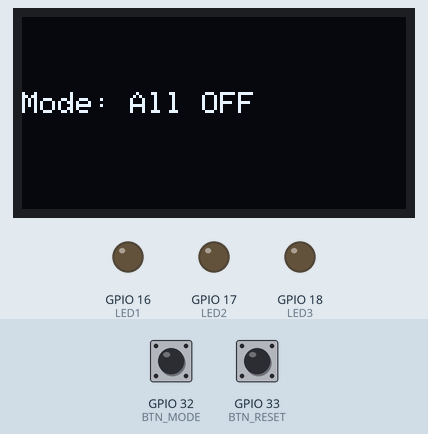
This program was run on a simulated ESP32. On the bench: 128×64 one-colour display, output pins drawn as LEDs (lit = HIGH). The inputs (shaded band) are chosen by the test bench; at power-on: GPIO 32 (BTN_MODE) HIGH, GPIO 33 (BTN_RESET) HIGH.

Above: at 1.2 s.
1.3 s: GPIO 32 (BTN_MODE) pulled LOW for 0.15 s
At 1.6 s:
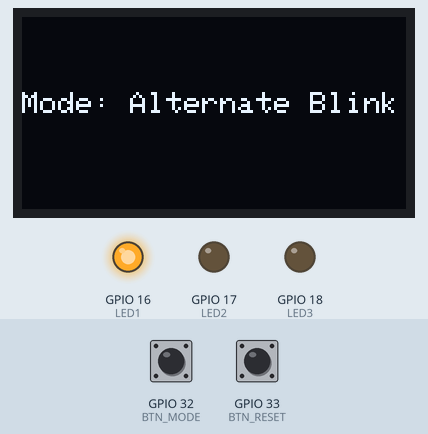
2.0 s: GPIO 33 (BTN_RESET) pulled LOW for 0.15 s
At 2.9 s:
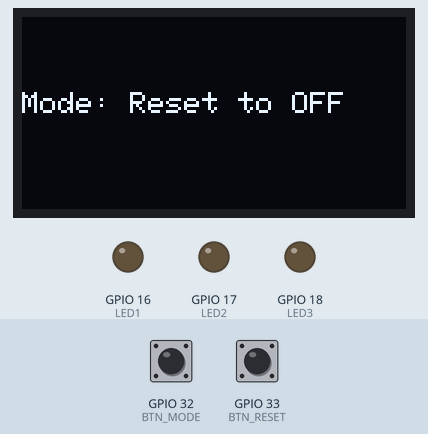
3.6 s: GPIO 32 (BTN_MODE) pulled LOW for 1 s
At 4.07 s:
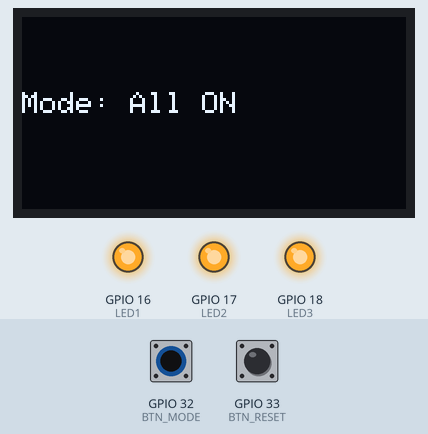
6.1 s: GPIO 32 (BTN_MODE) pulled LOW for 0.15 s
At 6.6 s:
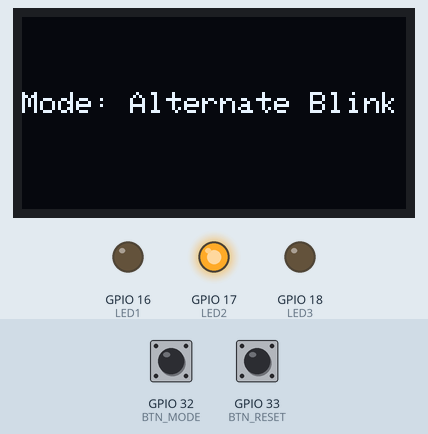
6.8 s: GPIO 32 (BTN_MODE) pulled LOW for 3.2 s
At 7.27 s:
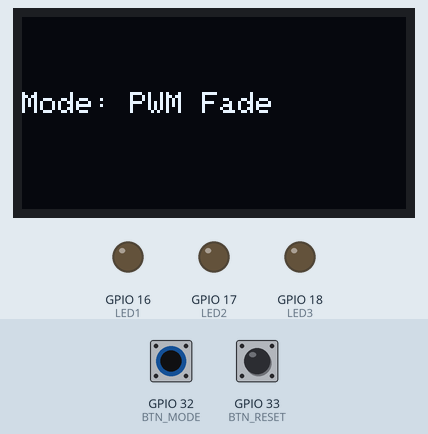
11.5 s: GPIO 32 (BTN_MODE) pulled LOW for 3.2 s
At 15.7 s:
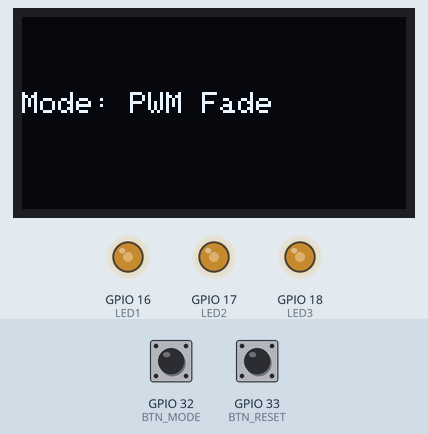
Timing chart, 0 to 16.3 s (numbered marks = the images above; inputs shaded):
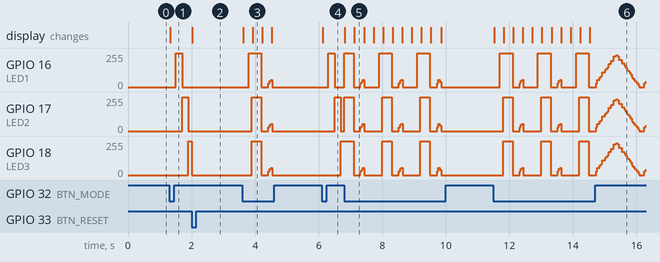

The program:

main.cpp
```cpp
//Assignment 1 Part A
// 4 Mode and OLED
//Embeded IOT FALL -2025
// Husnain Nadeem                            //REG 23-NTU-CS-1038
#include <Wire.h>
#include <Adafruit_GFX.h>
#include <Adafruit_SSD1306.h>

#define LED1 16
#define LED2 17
#define LED3 18
#define BTN_MODE 32
#define BTN_RESET 33

#define SCREEN_WIDTH 128
#define SCREEN_HEIGHT 64
Adafruit_SSD1306 display(SCREEN_WIDTH, SCREEN_HEIGHT, &Wire, -1);

int mode = 0;
int brightness = 0;
int fadeAmount = 5;

// Timing variables for non-blocking delays
unsigned long previousBlinkMillis = 0;
unsigned long previousFadeMillis = 0;
unsigned long previousButtonMillis = 0;
unsigned long previousResetMillis = 0;

const long blinkInterval = 200;
const long fadeInterval = 15;
const long buttonInterval = 300;
const long resetDebounce = 200; // debounce for reset button

// Software PWM settings (works in Wokwi)
const unsigned long pwmPeriod = 10; // ms per PWM cycle (~100 Hz)
                                   // lower value -> smoother PWM but more CPU usage

// Blink state variables
int blinkState = 0;

void setup() {
  pinMode(LED1, OUTPUT);
  pinMode(LED2, OUTPUT);
  pinMode(LED3, OUTPUT);
  pinMode(BTN_MODE, INPUT_PULLUP);
  pinMode(BTN_RESET, INPUT_PULLUP);

  if (!display.begin(SSD1306_SWITCHCAPVCC, 0x3C)) while (1);
  display.clearDisplay();
  display.setTextSize(1);
  display.setTextColor(SSD1306_WHITE);
  showMode("All OFF");

  // ensure LEDs are off
  digitalWrite(LED1, LOW);
  digitalWrite(LED2, LOW);
  digitalWrite(LED3, LOW);
}

void showMode(const char *text) {
  display.clearDisplay();
  display.setCursor(0, 25);
  display.print("Mode: ");
  display.println(text);
  display.display();
}

void resetToMode0() {
  mode = 0;
  brightness = 0;
  fadeAmount = 5;
  blinkState = 0;
  digitalWrite(LED1, LOW);
  digitalWrite(LED2, LOW);
  digitalWrite(LED3, LOW);
  showMode("Reset to OFF");
}

void loop() {
  unsigned long currentMillis = millis();

  // --- RESET BUTTON (HIGH PRIORITY) with debounce ---
  if (digitalRead(BTN_RESET) == LOW && (currentMillis - previousResetMillis >= resetDebounce)) {
    previousResetMillis = currentMillis;
    resetToMode0();
    delay(50); // small pause to avoid immediate retrigger
    return; // Exit so reset takes effect immediately
  }

  // --- MODE BUTTON with debounce ---
  if (digitalRead(BTN_MODE) == LOW && (currentMillis - previousButtonMillis >= buttonInterval)) {
    previousButtonMillis = currentMillis;

    mode++;
    if (mode > 3) mode = 0;

    // Reset LEDs when changing modes
    digitalWrite(LED1, LOW);
    digitalWrite(LED2, LOW);
    digitalWrite(LED3, LOW);
    brightness = 0;
    fadeAmount = 5;
    blinkState = 0;
    previousBlinkMillis = currentMillis;
    previousFadeMillis = currentMillis;

    switch (mode) {
      case 0:
        showMode("All OFF");
        break;
      case 1:
        showMode("Alternate Blink");
        break;
      case 2:
        digitalWrite(LED1, HIGH);
        digitalWrite(LED2, HIGH);
        digitalWrite(LED3, HIGH);
        showMode("All ON");
        break;
      case 3:
        showMode("PWM Fade");
        break;
    }
    delay(50); // tiny extra debounce gap
  }

  // --- MODE BEHAVIORS (NON-BLOCKING) ---
  switch (mode) {
    case 1: // Alternate Blink
      if (currentMillis - previousBlinkMillis >= blinkInterval) {
        previousBlinkMillis = currentMillis;

        // Turn all LEDs off first
        digitalWrite(LED1, LOW);
        digitalWrite(LED2, LOW);
        digitalWrite(LED3, LOW);

        // Turn on the current LED in sequence
        switch (blinkState) {
          case 0:
            digitalWrite(LED1, HIGH);
            break;
          case 1:
            digitalWrite(LED2, HIGH);
            break;
          case 2:
            digitalWrite(LED3, HIGH);
            break;
        }

        blinkState = (blinkState + 1) % 3;
      }
      break;

    case 3: // PWM Fade (software PWM for Wokwi / no analogWrite)
      // update brightness at fadeInterval rate (non-blocking)
      if (currentMillis - previousFadeMillis >= fadeInterval) {
        previousFadeMillis = currentMillis;
        brightness += fadeAmount;
        // clamp/flip on edges for stable behaviour
        if (brightness <= 0) {
          brightness = 0;
          fadeAmount = abs(fadeAmount);
        } else if (brightness >= 255) {
          brightness = 255;
          fadeAmount = -abs(fadeAmount);
        }
      }

      // software PWM cycle: compute duty within pwmPeriod
      {
        unsigned long phase = currentMillis % pwmPeriod; // 0 .. pwmPeriod-1 ms
        unsigned int onTime = (unsigned long)brightness * pwmPeriod / 255u; // ms LED should be ON this cycle
        bool on = (phase < onTime);

        digitalWrite(LED1, on ? HIGH : LOW);
        digitalWrite(LED2, on ? HIGH : LOW);
        digitalWrite(LED3, on ? HIGH : LOW);
      }
      break;

    // cases 0 and 2 don't need periodic work
    default:
      break;
  }
}
```

Measured:
- after the input at 1.3 s, GPIO 16 (LED1): 0/255 → 255/255 after 0.20 s, → 0/255 0.20 s later; GPIO 17 (LED2): 0/255 → 255/255 after 0.40 s, → 0/255 0.20 s later; GPIO 18 (LED3): 0/255 → 255/255 after 0.60 s; the display: changes at once (image 1)
- after the input at 2.0 s, GPIO 16 (LED1), GPIO 17 (LED2): stops changing and stays 0/255; the display: changes at once (image 2)
- after the input at 3.6 s, GPIO 16 (LED1): 0/255 → 255/255 after 0.20 s, → 0/255 0.40 s later; GPIO 17 (LED2), GPIO 18 (LED3): 0/255 → 255/255 after 0.30 s, → 0/255 0.30 s later; the display: first changes at once (image 3 shows a later state)
- after the input at 6.1 s, GPIO 16 (LED1): 0/255 → 255/255 after 0.20 s, → 0/255 0.20 s later; GPIO 17 (LED2): 0/255 → 255/255 after 0.40 s, → 0/255 0.20 s later; GPIO 18 (LED3): 0/255 → 255/255 after 0.60 s; the display: changes at once (image 4)
- after the input at 6.8 s, the display: first changes at once (image 5 shows a later state)
- after the input at 11.5 s, the display: first changes at once (image 6 shows a later state)
